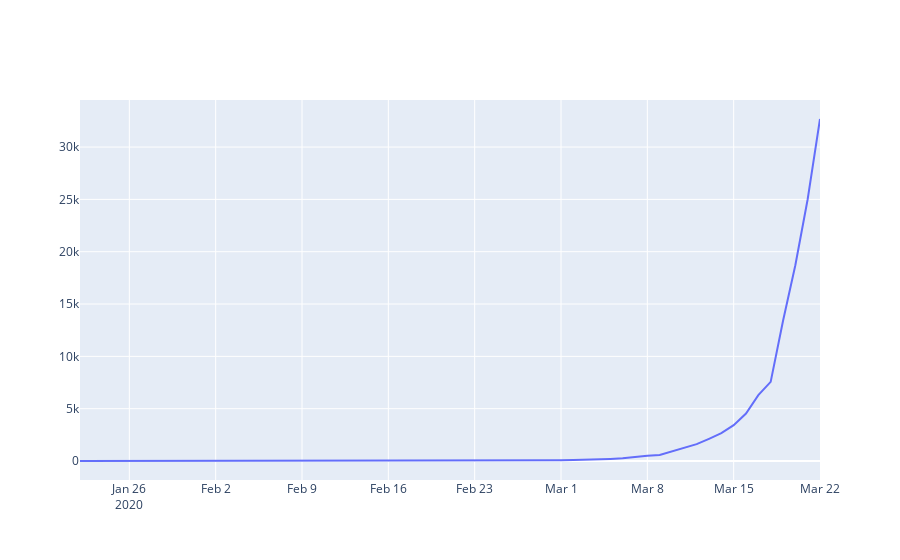

Notebook cell for this chart:
### Code cell
fig = go.Figure([go.Scatter(x=df[df['Country/Region'] == 'US'].groupby('date')['date'].first(),
                            y=df[df['Country/Region'] == 'US'].groupby('date')['Active'].sum())])
fig.show()
